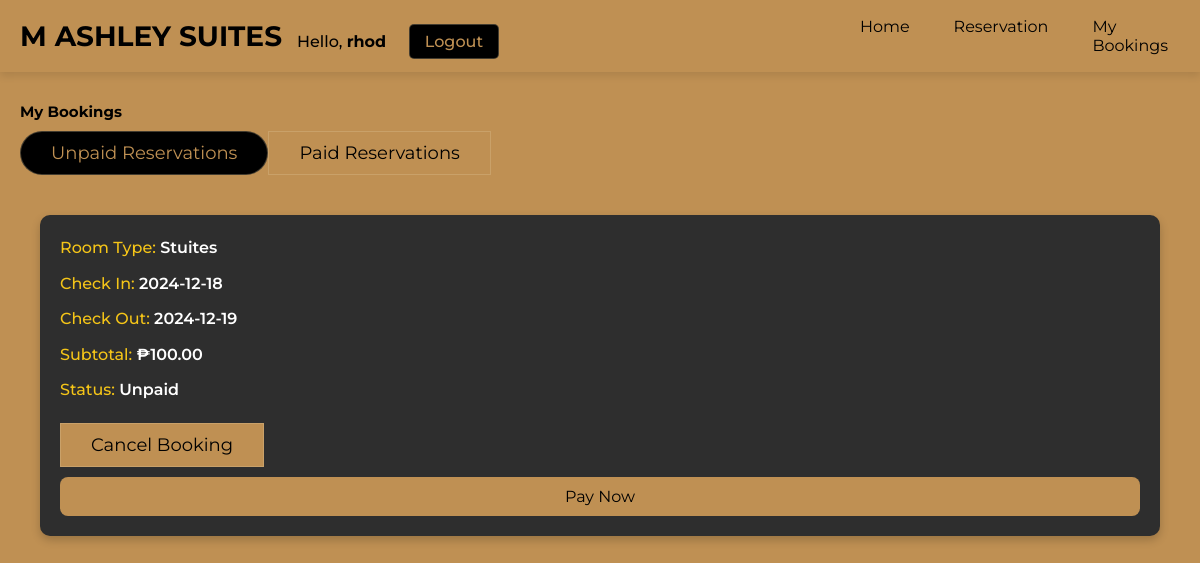
The page /bookings.php (signed in) on the database as committed earlier.
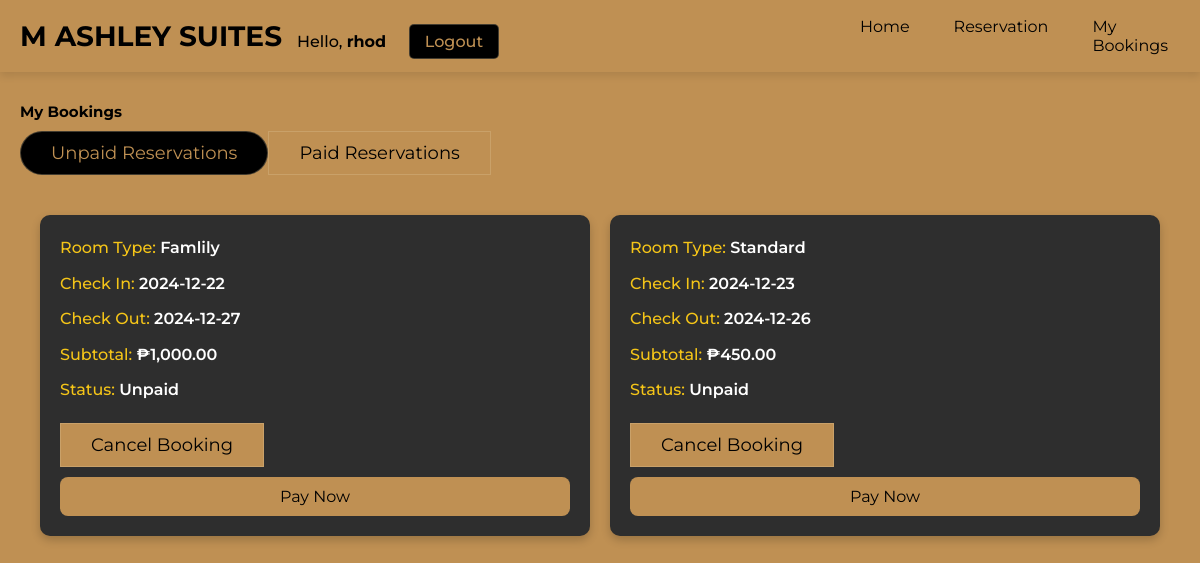
The same page on the database as committed later.
### tables this page shows
CREATE TABLE `users` (
  `id` int(11) NOT NULL,
  `first_name` varchar(50) NOT NULL,
  `last_name` varchar(11) NOT NULL,
  `email` varchar(100) NOT NULL,
  `number` int(11) NOT NULL,
  `password` varchar(255) NOT NULL,
  `user_type` varchar(50) NOT NULL DEFAULT 'user',
  `created_at` timestamp NOT NULL DEFAULT current_timestamp()
);

CREATE TABLE `reservation_line` (
  `id` int(11) NOT NULL,
  `room_id` int(11) NOT NULL,
  `reservation_id` int(11) NOT NULL,
  `check_in` date NOT NULL,
  `check_out` date NOT NULL,
  `subtotal` int(11) NOT NULL
);

CREATE TABLE `rooms` (
  `id` int(11) NOT NULL,
  `room_type` varchar(11) NOT NULL,
  `price` int(11) NOT NULL,
  `availability_status` varchar(11) NOT NULL DEFAULT 'available',
  `number_of_rooms` int(11) NOT NULL
);

CREATE TABLE `reservations` (
  `id` int(11) NOT NULL,
  `user_id` int(11) NOT NULL,
  `total_cost` int(11) NOT NULL,
  `status` varchar(20) NOT NULL DEFAULT 'Unpaid',
  `created_at` datetime NOT NULL DEFAULT current_timestamp(),
  `rating` int(11) DEFAULT NULL
);

### bookings.php (the view, shortened to what this page needs)
<?php
include 'components/connect.php';
if (isset($_SESSION['user_id'])) {
    $user_id = $_SESSION['user_id'];
} else {
    header('location:login.php');
    exit;
}
$warning_msg = [];
$current_date = date('Y-m-d');
$complete_reservations = $conn->prepare("SELECT r.id AS reservation_id, rl.room_id
    FROM reservations r
    JOIN reservation_line rl ON r.id = rl.reservation_id
    WHERE r.user_id = ? AND r.status = 'Paid'
    AND rl.check_out < ?");
$complete_reservations->bind_param("is", $user_id, $current_date);
$complete_reservations->execute();
$completed_results = $complete_reservations->get_result();
while ($row = $completed_results->fetch_assoc()) {
    $conn->begin_transaction();
    try {
        $conn->commit();
    } catch (Exception $e) {
        $conn->rollback();
        $warning_msg[] = 'Error updating room availability: ' . $e->getMessage();
    }
}
$active_tab = isset($_POST['start_date']) && isset($_POST['end_date']) ? 'paid' : 'unpaid';
$unpaid_reservations = $conn->prepare("SELECT r.id, r.status, rl.room_id, rl.check_in, rl.check_out, rl.subtotal, rm.room_type
    FROM reservations r
    JOIN reservation_line rl ON r.id = rl.reservation_id
    JOIN rooms rm ON rl.room_id = rm.id
    WHERE r.user_id = ? AND r.status = 'Unpaid'");
$unpaid_reservations->bind_param("i", $user_id);
$unpaid_reservations->execute();
$unpaid_result = $unpaid_reservations->get_result();
?>
<!DOCTYPE html>
<html lang="en">
<head>
    <link rel="stylesheet" href="https://cdn.jsdelivr.net/npm/swiper@8/swiper-bundle.min.css" />
    <link rel="stylesheet" href="https://cdnjs.cloudflare.com/ajax/libs/font-awesome/6.2.0/css/all.min.css">
    <link rel="stylesheet" href="css/style.css">
</head>
<body data-active="<?= htmlspecialchars($active_tab); ?>">
<?php include 'components/user_header.php'; ?>
<section class="bookings">
    <h1 class="heading">My Bookings</h1>
    <div class="tabs">
        <div class="tab-button" data-tab="unpaid">Unpaid Reservations</div>
        <div class="tab-button" data-tab="paid">Paid Reservations</div>
    </div>
    <div id="unpaid" class="tab-content">
        <div class="box-container">
            <?php
            if ($unpaid_result->num_rows > 0) {
                while ($fetch_booking = $unpaid_result->fetch_assoc()) {
            ?>
                <div class="box">
                    <p>Room Type: <span><?= htmlspecialchars($fetch_booking['room_type']); ?></span></p>
                    <p>Check In: <span><?= htmlspecialchars($fetch_booking['check_in']); ?></span></p>
                    <p>Check Out: <span><?= htmlspecialchars($fetch_booking['check_out']); ?></span></p>
                    <p>Subtotal: <span>₱<?= htmlspecialchars(number_format($fetch_booking['subtotal'], 2)); ?></span></p>
                    <p>Status: <span><?= htmlspecialchars($fetch_booking['status']); ?></span></p>
                    <form action="" method="POST">
                        <input type="submit" value="Cancel Booking" name="cancel" class="btn" onclick="return confirm('Are you sure you want to cancel this booking?');">
                    </form>
                    <form action="create_payment.php" method="POST">
                        <button type="submit" class="btn">Pay Now</button>
                    </form>
                </div>
            <?php
                }
            } else {
                echo '<div class="box" style="text-align: center;">No unpaid reservations found!</div>';
            }
            ?>
        </div>
    </div>
</section>
</body>
</html>

### components/user_header.php (shortened to what this page needs)
<?php
include 'components/connect.php';
$user_id = $_SESSION['user_id'] ?? null;
$first_name = '';
if ($user_id) {
    $query = "SELECT first_name FROM users WHERE id = ?";
    $stmt = $conn->prepare($query);
    $stmt->bind_param("i", $user_id);
    $stmt->execute();
    $stmt->bind_result($first_name);
}
?>
<section class="header" id="header">
    <div class="flex">
        <a href="#home" class="logo">M Ashley Suites</a>
        <div class="user-info">
            <?php if ($user_id && !empty($first_name)): ?>
                <span class="welcome-message">Hello, <strong><?php echo htmlspecialchars($first_name); ?></strong></span>
                <a href="logout.php" class="btn logout">Logout</a>
            <?php else: ?>
                <a class="btn" href="login.php">LOGIN</a>
                <a class="btn" href="login.php#register">SIGN UP</a>
            <?php endif; ?>
        </div>
    </div>
    <nav class="navbar">
        <a href="index.php#header1">Home</a>
        <a href="reservation.php">Reservation</a>
        <a href="bookings.php">My Bookings</a>
    </nav>
</section>

### css/style.css (style rules this page uses)
:root { --main-color:#bf9053; --sub-color:#000000; --white:#ffffff; --border:.1rem solid rgba(220, 198, 156, .3); }
* { font-family: 'Montserrat', sans-serif; margin: 0; padding: 0; box-sizing: border-box; outline: none; border: none; text-decoration: none; }
html { font-size: 62.5%; overflow-x: hidden; scroll-behavior: smooth; scroll-padding-top: 2rem; }
body { background-color: var(--main-color); }
section { padding: 3rem 2rem; max-width: 1800px; margin: 0 auto; }
.btn { display: inline-block; cursor: pointer; padding: 1rem 3rem; border: var(--border); font-size: 1.8rem; color: var(--sub-color); text-align: center; text-transform: capitalize; transition: .2s linear; margin-top: 1rem; background-color: var(--main-color); }
.header .welcome-message { font-size: 1.6rem; font-weight: 500; color: var(--sub-color); margin-right: 20px; }
.header { padding: 10px 20px; background-color: var(--main-color); box-shadow: 0 4px 8px rgba(0, 0, 0, 0.1); position: sticky; top: 0; z-index: 1000; display: flex; justify-content: space-between; align-items: center; }
.header .flex { display: flex; align-items: center; gap: 1.5rem; max-width: 1200px; width: 100%; margin: 0 auto; }
.header .logo { font-size: 2.8rem; font-weight: 700; color: var(--sub-color); text-transform: uppercase; }
.header .navbar { display: flex; gap: 2rem; }
.header .navbar a { font-size: 1.6rem; color: var(--sub-color); text-decoration: none; padding: 0.7rem 1.2rem; border-radius: 0.3rem; transition: color 0.3s ease, background-color 0.3s ease; }
.header .logout { margin-left: 0; font-size: 1.6rem; font-weight: 500; color: var(--main-color); background-color: var(--sub-color); padding: 0.7rem 1.5rem; border-radius: 5px; text-decoration: none; transition: background-color 0.3s ease, color 0.3s ease; }
.bookings .box-container { display: grid; grid-template-columns: repeat(auto-fit, minmax(320px, 1fr)); gap: 2rem; justify-content: center; align-items: flex-start; padding: 2rem; }
.bookings .box-container .box { border-radius: 10px; padding: 2rem; background-color: #2e2e2e; box-shadow: 0 4px 10px rgba(0, 0, 0, 0.2); color: #fff; transition: transform 0.3s ease, box-shadow 0.3s ease; }
.bookings .box-container .box p { line-height: 1.6; margin-bottom: 1rem; font-size: 1.6rem; color: #f5c518; font-weight: 500; }
.bookings .box-container .box p span { color: #fff; font-weight: 600; }
.bookings .box-container .box button { display: block; width: 100%; text-align: center; background-color: #bf9053; color: #000; font-size: 1.6rem; padding: 1rem; margin-top: 1rem; border: none; border-radius: 8px; cursor: pointer; transition: background-color 0.3s ease, box-shadow 0.3s ease; }

### bookings.php (style rules this page uses)
.tabs { display: flex; margin-bottom: 20px; }
.tab-button { display: inline-block; cursor: pointer; padding: 1rem 3rem; border: var(--border); font-size: 1.8rem; color: var(--sub-color); text-align: center; text-transform: capitalize; transition: .2s linear; margin-top: 1rem; background-color: var(--main-color); }
.tab-button.active { border-radius: 5rem; background-color: var(--sub-color); color: var(--main-color); }
.tab-content { display: none; }
.tab-content.active { display: block; }

Rows that differ between the two databases and show on the page:
removed reservation_line: room.room_type "Stuites", check_in "2024-12-18", check_out "2024-12-19", subtotal "100.00", reservation.status "Unpaid"
added reservation_line: room.room_type "Famlily", check_in "2024-12-22", check_out "2024-12-27", subtotal "1,000.00", reservation.status "Unpaid"
added reservation_line: room.room_type "Standard", check_in "2024-12-23", check_out "2024-12-26", subtotal "450.00", reservation.status "Unpaid"
